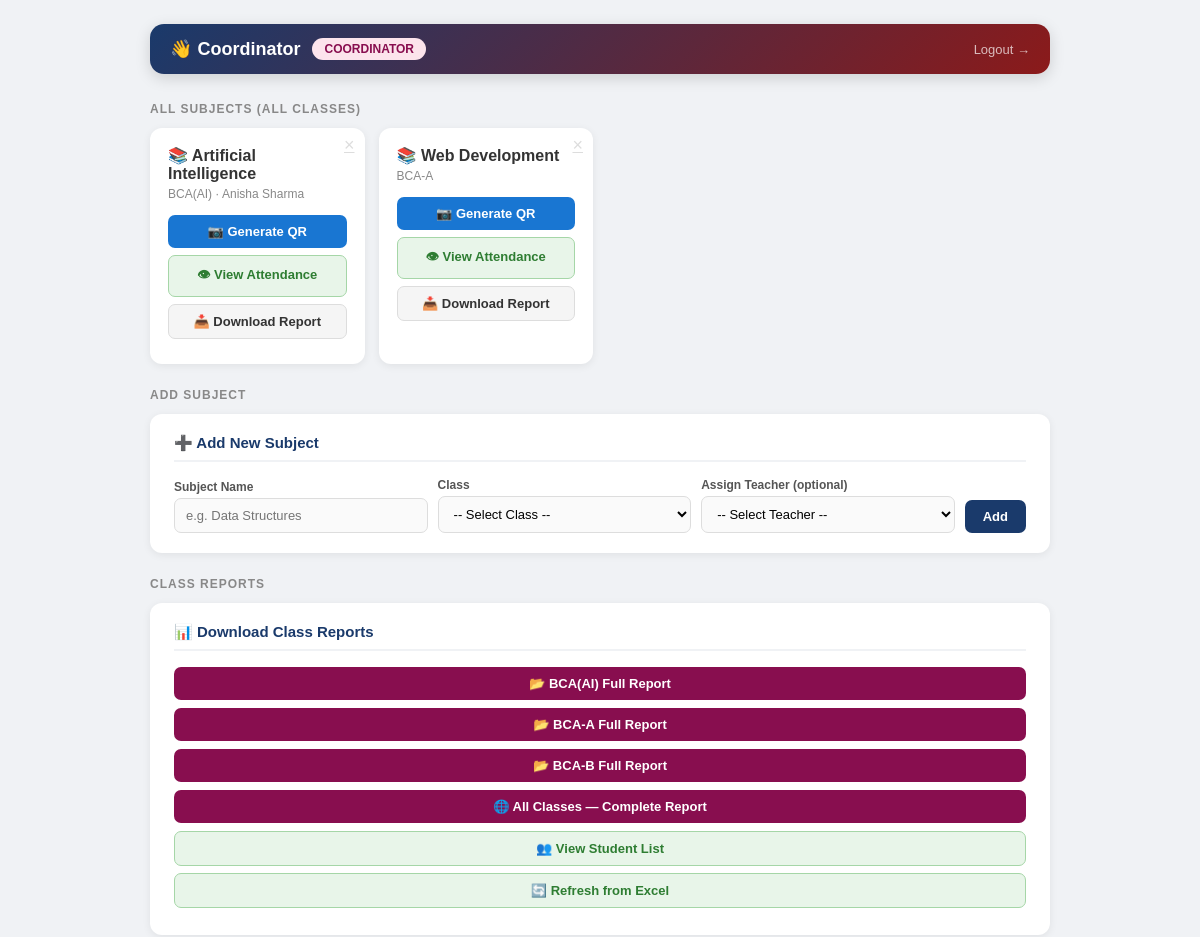
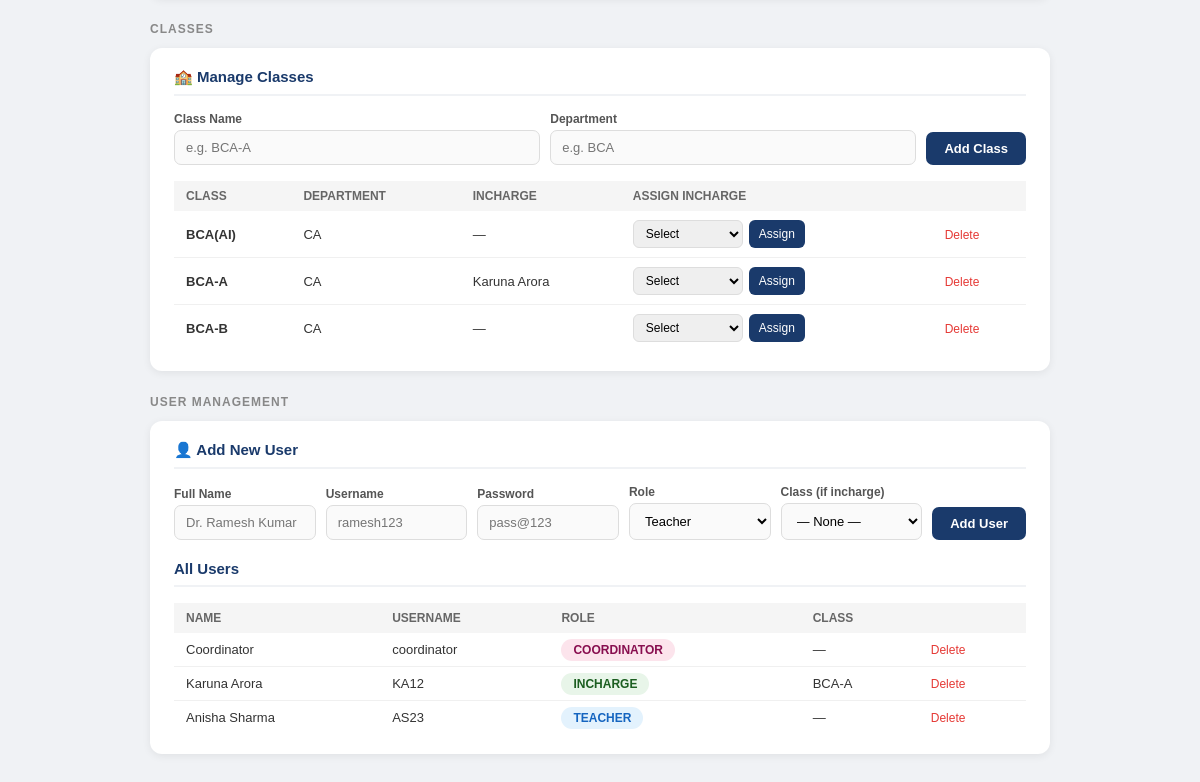
The page /dashboard (signed in) on the database as committed earlier (2 pictures, top to bottom).
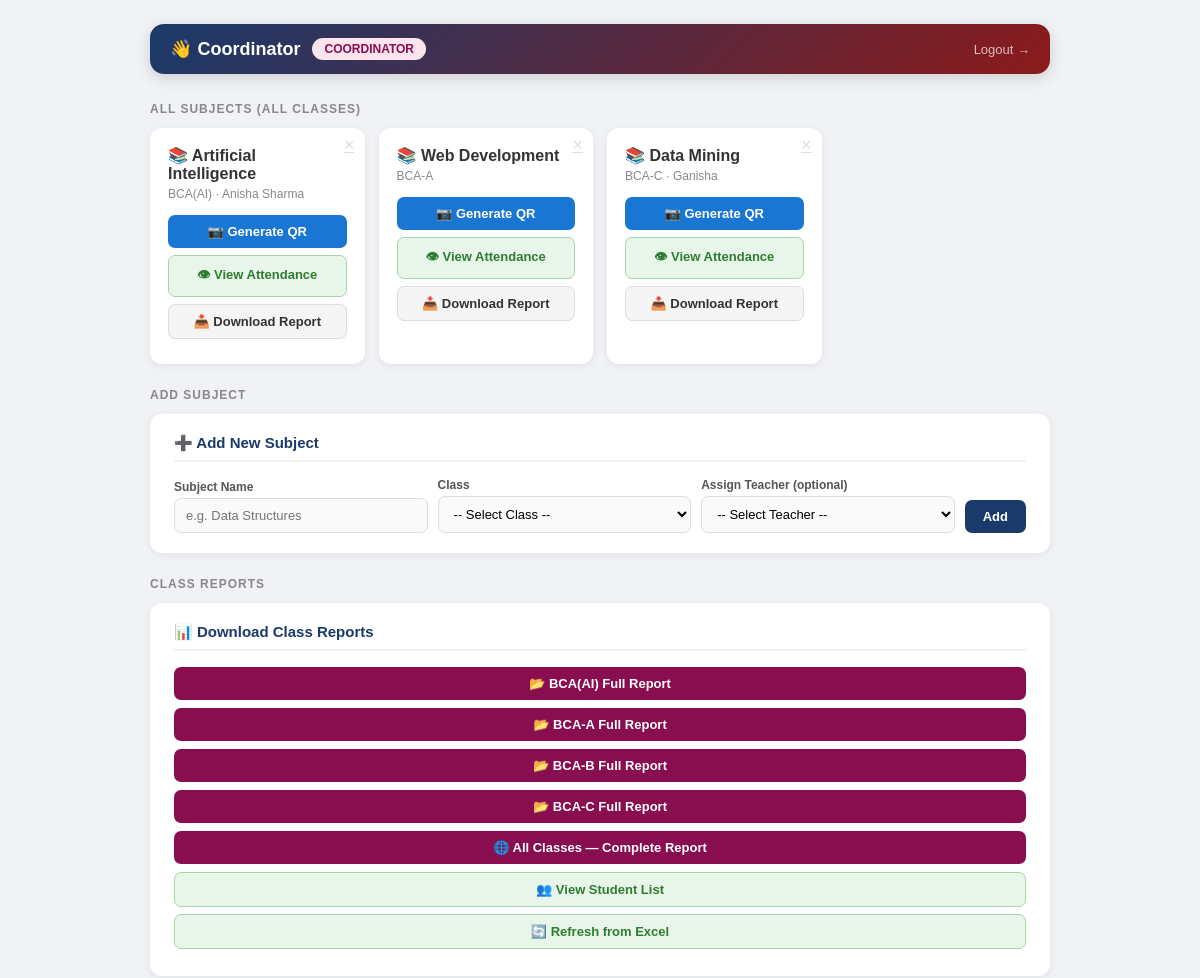
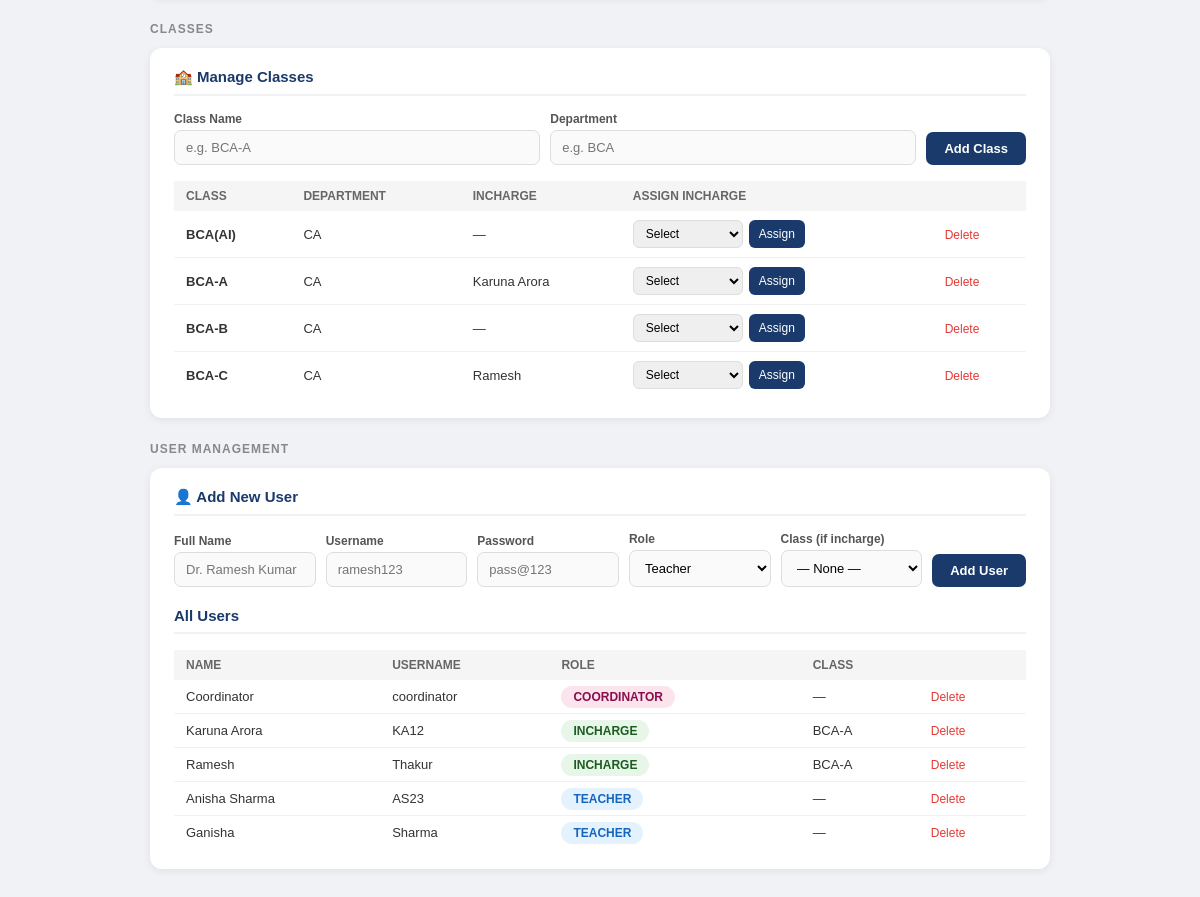
The same page on the database as committed later (2 pictures, top to bottom).
### tables this page shows
CREATE TABLE subjects (
            id INTEGER PRIMARY KEY AUTOINCREMENT,
            name TEXT NOT NULL,
            class_id INTEGER NOT NULL,
            teacher_id INTEGER,
            UNIQUE(name, class_id)
        );

CREATE TABLE classes (
            id INTEGER PRIMARY KEY AUTOINCREMENT,
            name TEXT UNIQUE NOT NULL,
            department TEXT,
            incharge_id INTEGER
        );

CREATE TABLE users (
            id INTEGER PRIMARY KEY AUTOINCREMENT,
            username TEXT UNIQUE NOT NULL,
            password TEXT NOT NULL,
            role TEXT NOT NULL CHECK(role IN ('coordinator','incharge','teacher')),
            full_name TEXT,
            class_id INTEGER,
            created_at TEXT DEFAULT (datetime('now'))
        );

### qr_attendance_project.py (the view)
@app.route("/dashboard")
def dashboard():
    redir = require_login()
    if redir: return redir
    user      = current_user()
    subjects  = get_subjects_for_user(user)
    classes   = get_all_classes() if user["role"] in ["coordinator", "incharge"] else []
    all_users = get_all_users()   if user["role"] == "coordinator" else []
    teachers  = get_teachers()
    incharges = get_incharges()
    return render_template("dashboard.html",
        user=user,
        subjects=subjects,
        classes=classes,
        all_users=all_users,
        teachers=teachers,
        incharges=incharges
    )

### database_logic.py (called while the page is built)
def get_db():
    conn = sqlite3.connect(DB)
    conn.execute("PRAGMA journal_mode=WAL")   # better concurrent reads
    conn.execute("PRAGMA foreign_keys=ON")
    return conn

def get_all_users():
    conn = get_db()
    c = conn.cursor()
    c.execute("""
        SELECT u.id, u.username, u.role, u.full_name, cl.name
        FROM users u
        LEFT JOIN classes cl ON u.class_id = cl.id
        ORDER BY u.role, u.username
    """)
    rows = c.fetchall()
    conn.close()
    return rows

def get_teachers():
    conn = get_db()
    c = conn.cursor()
    c.execute("SELECT id, username, full_name FROM users WHERE role = 'teacher' ORDER BY full_name")
    rows = c.fetchall()
    conn.close()
    return rows

def get_incharges():
    conn = get_db()
    c = conn.cursor()
    c.execute("SELECT id, username, full_name FROM users WHERE role = 'incharge' ORDER BY full_name")
    rows = c.fetchall()
    conn.close()
    return rows

### qr_attendance_project.py (called while the page is built)
def current_user():
    return session.get("user_data")

def require_login():
    if not current_user():
        return redirect(url_for("login"))
    return None

### templates/dashboard.html (shortened to what the changed rows need)
<!DOCTYPE html>
<html lang="en">
<head>
</head>
<body>
<div class="topbar">
    <div class="topbar-left">
        <div>
            <h1>👋 {{ user.full_name or user.username }}</h1>
        </div>
    </div>
</div>
<div class="section">
    <div class="grid">
        {% for s in subjects %}
        <div class="card">
            {% if user.role in ['coordinator','incharge'] %}
            <a href="/delete_subject/{{ s.id }}" class="del-btn"
               onclick="return confirm('Delete subject {{ s.name }}?')">×</a>
            {% endif %}
            <h3>📚 {{ s.name }}</h3>
            <div class="sub">{{ s.class_name }}{% if s.teacher_name %} · {{ s.teacher_name }}{% endif %}</div>
            <a class="btn btn-blue"  href="/generate_qr/{{ s.id }}">📷 Generate QR</a>
            <a class="btn btn-green" href="/view_attendance/{{ s.id }}">👁 View Attendance</a>
            <a class="btn btn-gray"  href="/report/{{ s.id }}">📥 Download Report</a>
        </div>
        {% else %}
        <p style="color:#888;font-size:14px;padding:10px 0;">
            No subjects assigned yet.
        </p>
        {% endfor %}
    </div>
</div>
{% if user.role in ['coordinator','incharge'] %}
<div class="section">
    <div class="panel">
        <h3>📊 Download Class Reports</h3>
        {% if user.role == 'coordinator' %}
            {% for cls in classes %}
            <a class="btn btn-maroon" href="/report/class/{{ cls[0] }}"
               style="margin-bottom:8px;">
                📂 {{ cls[1] }} Full Report
            </a>
            {% endfor %}
            <a class="btn btn-maroon" href="/report/all" style="margin-top:4px;">
                🌐 All Classes — Complete Report
            </a>
        {% else %}
            <a class="btn btn-maroon" href="/report/class/{{ user.class_id }}">
                📂 My Class Full Report
            </a>
        {% endif %}
        <a class="btn btn-green" href="/students" style="margin-top:8px;">👥 View Student List</a>
        <a class="btn btn-green" href="/refresh_students" style="margin-top:4px;">🔄 Refresh from Excel</a>
    </div>
</div>
{% endif %}
{% if user.role == 'coordinator' %}
<div class="section">
    <div class="panel">
        {% if classes %}
        <table>
            <tr><th>Class</th><th>Department</th><th>Incharge</th><th>Assign Incharge</th><th></th></tr>
            {% for cls in classes %}
            <tr>
                <td><strong>{{ cls[1] }}</strong></td>
                <td>{{ cls[2] or '—' }}</td>
                <td>{{ cls[3] or '—' }}</td>
                <td>
                    <form action="/assign_incharge" method="POST" style="display:flex;gap:6px;">
                        <select name="incharge_id" style="padding:5px 8px;border-radius:6px;border:1px solid #ddd;font-size:12px;">
                            <option value="">Select</option>
                        </select>
                        <button type="submit" style="padding:5px 10px;background:#1a3a6b;color:white;border:none;border-radius:6px;font-size:12px;cursor:pointer;">
                            Assign
                        </button>
                    </form>
                </td>
                <td>
                    <a href="/delete_class/{{ cls[0] }}"
                       onclick="return confirm('Delete class {{ cls[1] }}?')"
                       style="color:#e53935;font-size:12px;text-decoration:none;">Delete</a>
                </td>
            </tr>
            {% endfor %}
        </table>
        {% else %}
        <p style="color:#888;font-size:13px;">No classes added yet.</p>
        {% endif %}
    </div>
</div>
<div class="section">
    <div class="panel">
        {% if all_users %}
        <table>
            <tr><th>Name</th><th>Username</th><th>Role</th><th>Class</th><th></th></tr>
            {% for u in all_users %}
            <tr>
                <td>{{ u[3] or '—' }}</td>
                <td>{{ u[1] }}</td>
                <td><span class="role-badge role-{{ u[2] }}">{{ u[2] }}</span></td>
                <td>{{ u[4] or '—' }}</td>
                <td>
                    <a href="/delete_user/{{ u[0] }}"
                       onclick="return confirm('Delete user {{ u[1] }}?')"
                       style="color:#e53935;font-size:12px;text-decoration:none;">Delete</a>
                </td>
            </tr>
            {% endfor %}
        </table>
        {% else %}
        <p style="color:#888;font-size:13px;">No users yet.</p>
        {% endif %}
    </div>
</div>
{% endif %}
</body>
</html>

Rows that differ between the two databases and show on the page:
added subjects: name "Data Mining", class_name "BCA-C", teacher_name "Ganisha"
added users: name "BCA-C", department "CA", full_name "Ramesh", username "Thakur", role "INCHARGE", name "BCA-A"
added users: full_name "Ganisha", username "Sharma", role "TEACHER", u "—"
